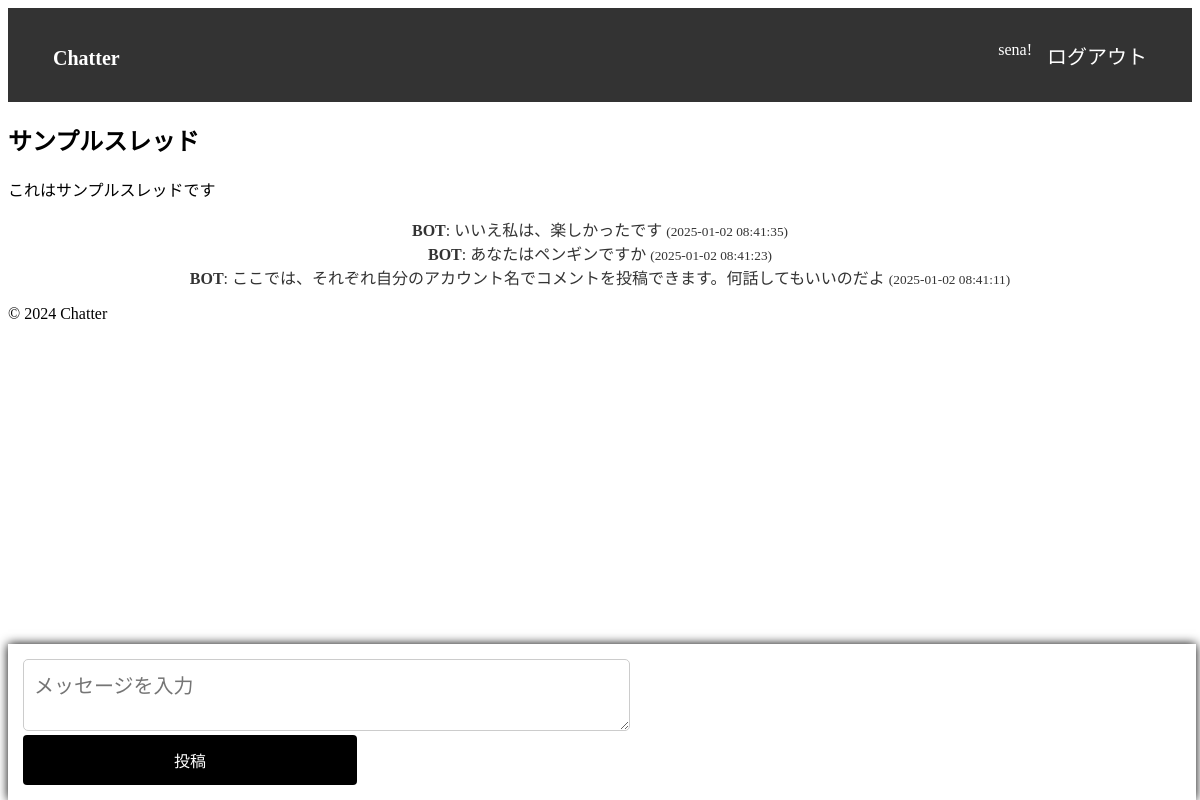
The page /thread/1 (signed in) on the database its author committed.
### tables this page shows
CREATE TABLE threads (
    id INTEGER PRIMARY KEY AUTOINCREMENT,
    username TEXT NOT NULL,
    title TEXT NOT NULL,
    description TEXT,
    created_at TIMESTAMP DEFAULT CURRENT_TIMESTAMP
);

CREATE TABLE posts (
    id INTEGER PRIMARY KEY AUTOINCREMENT,
    username TEXT NOT NULL,
    content TEXT NOT NULL,
    created_at TIMESTAMP DEFAULT CURRENT_TIMESTAMP,
    thread_id INTEGER,
    FOREIGN KEY (thread_id) REFERENCES threads(id) ON DELETE CASCADE
);

### routes/home.py (the view)
@home_blueprint.route('/thread/<int:thread_id>')
def thread(thread_id):
    thread = get_thread_by_id(thread_id)
    if thread is None:
        return "スレッドが見つかりません", 404
    posts = get_posts_for_thread(thread_id)
    return render_template('thread.html', thread=thread, posts=posts, username=session.get('username'))

### models/database.py (called while the page is built)
def get_db():
    conn = sqlite3.connect(DATABASE)
    conn.row_factory = sqlite3.Row
    return conn

### models/thread.py (called while the page is built)
def get_thread_by_id(thread_id):
    db = get_db()
    result = db.execute("SELECT * FROM threads WHERE id = ?", (thread_id,)).fetchall()
    if result:
        return result[0]
    return None

def get_posts_for_thread(thread_id):
    db = get_db()
    return db.execute("SELECT * FROM posts WHERE thread_id = ? ORDER BY created_at DESC", (thread_id,)).fetchall()

### templates/thread.html (shortened to what this page needs)
{% extends 'base.html' %}
{% block content %}
<h2>{{ thread[1] }}</h2>
<p>{{ thread[2] }}</p>
<div id="input-container">
    <form action="{{ url_for('home.create_post_route') }}" method="post">
        <textarea name="content" placeholder="メッセージを入力" required></textarea>
        <button type="submit" class="submit-btn">投稿</button>
    </form>
</div>
<ul class="post-list">
    {% for post in posts %}
    <li class="post-item">
        <strong>{{ post[1] }}</strong>: {{ post[2] }}
        <small>({{ post[3] }})</small>
    </li>
    {% endfor %}
</ul>
{% endblock %}

### static/css/style.css (style rules this page uses)
ul { list-style-type: none; padding: 0; margin: 0; display: flex; align-items: center; width: 100%; }
li { margin: 0 15px; }
#input-container { position: fixed; bottom: 0; width: 96.5%; background-color: rgb(255, 255, 255); padding: 15px; box-shadow: 0 0 10px rgb(0, 0, 0); z-index: 10; display: flex; justify-content: space-between; }
textarea { width: 175%; height: 50px; border: 1px solid #ccc; border-radius: 5px; padding: 10px; font-size: 20px; transition: border 0.3s; }
button { width: 50%; height: 50px; background-color: #333333; color: white; border: none; border-radius: 5px; font-size: 20px; transition: background-color 0.3s ease; }
.submit-btn { width: 100%; padding: 10px; background-color: #000; color: white; font-size: 16px; border: none; border-radius: 4px; cursor: pointer; transition: background-color 0.3s ease; }
ul.post-list { list-style-type: none; padding: 0; display: flex; flex-direction: column; text-align: left; }
li.post-item { color: #333; text-align: left; }

### rows shown on the page
threads: username "サンプルスレッド", title "これはサンプルスレッドです"
posts: username "BOT", content "いいえ私は、楽しかったです", created_at "2025-01-02 08:41:35"
posts: username "BOT", content "あなたはペンギンですか", created_at "2025-01-02 08:41:23"
posts: username "BOT", content "ここでは、それぞれ自分のアカウント名でコメントを投稿できます。何話してもいいのだよ", created_at "2025-01-02 08:41:11"

### other values the page prints
{{ session['username'] }} "sena"
